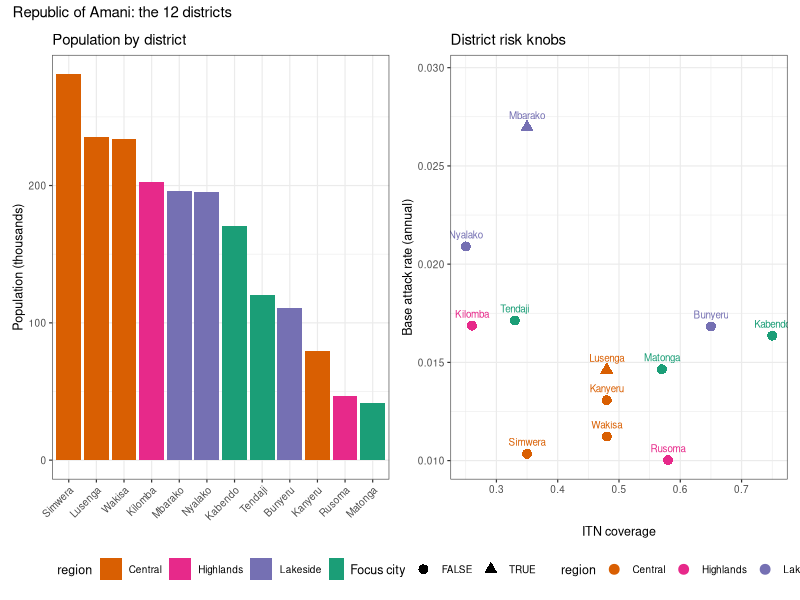
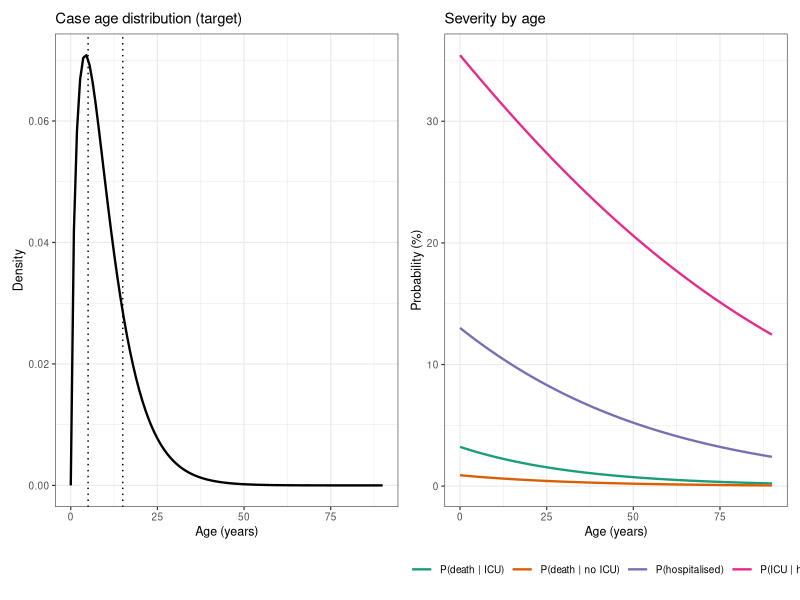

Generate these figures, in order, with R:
# 00_setting.R
#
# SHARED SETTING for the single malaria teaching scenario.
#
# Every generator (masters, genetics, analysis objects, trial) sources this file so
# that all datasets describe the SAME fictional world: geography, population, seasons
# and pathogen are defined once here.
#
# >>> ALL PLACE NAMES ARE FICTIONAL, invented for this teaching module. Any
# >>> resemblance to real places is coincidental. The data are entirely simulated.
#
# Scenario: endemic, seasonal malaria in the fictional Republic of Amani, a
# sub-Saharan setting. Transmission is rainfall-driven (with a lag); disease burden
# and severe outcomes fall most heavily on young children (acquired immunity with
# age); insecticide-treated bednet (ITN) coverage varies by district and reduces
# transmission. Surveillance runs across 12 districts over 5 years (2020-2025).
#
# Paths go through here::here(), so every script runs from anywhere in the project.
#
# Every script carries interleaved SANITY CHECKS (plots + summaries) so the
# scenario can be eyeballed as it is built. They are for the person running the
# script; nothing they produce is saved. They never touch the RNG, so the seeded
# outputs are byte-identical with or without them.
# ------------------------------------------------------------------------------

suppressPackageStartupMessages({
  library(dplyr); library(tidyr); library(ggplot2); library(patchwork); library(here)
})

# ---- sanity-check helpers ----------------------------------------------------
# no stray Rplots.pdf when run via Rscript -- but never clobber a device the
# caller already opened (e.g. pdf("sanity.pdf") to capture every plot to a file)
if (!interactive() && is.null(dev.list())) pdf(NULL)
theme_set(theme_bw(base_size = 9))
peek <- function(title) cat("\n---", title, "---\n")
region_cols <- c(North = "#1b9e77", Central = "#d95f02", Lakeside = "#7570b3", Highlands = "#e7298a")

# the staging area every generator writes to
stage_dir <- Sys.getenv("STAGE_DIR", unset = here("data-raw", "staged_data"))

# ---- global constants --------------------------------------------------------
SCENARIO_SEED  <- 2026L
n_years        <- 5L
weeks_per_year <- 52L
n_weeks        <- n_years * weeks_per_year          # 260
start_date     <- as.Date("2020-01-06")             # a Monday
scenario_t         <- seq_len(n_weeks)
scenario_week_start<- start_date + (scenario_t - 1) * 7
scenario_year      <- 2020L + (scenario_t - 1L) %/% weeks_per_year
scenario_week      <- (scenario_t - 1L) %% weeks_per_year + 1L

# ---- districts (2 are cities/focus sites) ------------------------------------
# region grouping: North, Central, Lakeside, Highlands
.set_seed <- function() set.seed(SCENARIO_SEED)
.set_seed()

districts <- tibble(
  district = c("Lusenga", "Mbarako", "Kanyeru", "Tendaji", "Nyalako", "Rusoma",
               "Kabendo", "Simwera", "Bunyeru", "Kilomba", "Matonga", "Wakisa"),
  region   = c("Central", "Lakeside", "Central", "North", "Lakeside", "Highlands",
               "North", "Central", "Lakeside", "Highlands", "North", "Central"),
  is_city  = c(TRUE, TRUE, rep(FALSE, 10))
) |>
  mutate(
    population       = round(runif(n(), 40000, 320000)),
    base_rate        = runif(n(), 0.010, 0.030),  # annual base malaria attack scaling
    bednet_coverage  = round(runif(n(), 0.25, 0.80), 2),  # ITN coverage (0-1)
    rain_baseline    = runif(n(), 40, 70),        # mm/week baseline (tropical)
    temp_baseline    = runif(n(), 22, 27)         # deg C annual mean
  )
n_dist <- nrow(districts)

# resistance-monitoring sentinel sites (subset of districts)
sentinel_sites <- c("Lusenga", "Mbarako", "Tendaji")

# ---- SANITY: the districts ---------------------------------------------------
peek("districts")
print(as.data.frame(districts), digits = 3)

p_pop <- districts |>
  mutate(district = reorder(district, -population)) |>
  ggplot(aes(district, population / 1000, fill = region)) +
  geom_col() +
  scale_fill_manual(values = region_cols) +
  labs(x = NULL, y = "Population (thousands)", title = "Population by district") +
  theme(axis.text.x = element_text(angle = 45, hjust = 1), legend.position = "bottom")

p_knobs <- ggplot(districts, aes(bednet_coverage, base_rate, colour = region)) +
  geom_point(aes(shape = is_city), size = 3) +
  geom_text(aes(label = district), vjust = -1, size = 2.5, show.legend = FALSE) +
  scale_colour_manual(values = region_cols) +
  scale_shape_manual(values = c(`FALSE` = 16, `TRUE` = 17)) +
  expand_limits(y = max(districts$base_rate) * 1.1) +
  labs(x = "ITN coverage", y = "Base attack rate (annual)", shape = "Focus city",
       title = "District risk knobs") +
  theme(legend.position = "bottom")

print(p_pop + p_knobs + plot_annotation(title = "Republic of Amani: the 12 districts"))

# ---- health facilities per district (IDs link to the line-list & maps) -------
facilities <- districts |>
  mutate(n_fac = pmax(2, round(population / 60000))) |>
  rowwise() |>
  mutate(fac = list(sprintf("%s_%02d", toupper(substr(district, 1, 3)), seq_len(n_fac)))) |>
  ungroup() |>
  select(district, fac) |>
  unnest(fac) |>
  rename(facility_id = fac)

peek("facilities per district")
print(table(facilities$district)[districts$district])

# ---- shared helpers ----------------------------------------------------------

# Age distribution of malaria CASES: strong pediatric peak (mode ~4y), adult tail.
sample_case_ages <- function(n) {
  a <- round(rgamma(n, shape = 1.7, scale = 6))
  a[a > 90] <- sample(70:90, sum(a > 90), replace = TRUE)
  pmin(pmax(a, 0), 99)
}

# Severity that DECREASES with age (young children most at risk from malaria).
p_hospitalised <- function(age) plogis(-1.9 - 0.02 * age)
p_icu_if_hosp  <- function(age) plogis(-0.6 - 0.015 * age)
p_death        <- function(age, icu) plogis(-4.7 - 0.03 * age + 1.3 * icu)

# ---- SANITY: the age and severity assumptions (deterministic curves) --------
peek("age / severity assumptions")
ages <- 0:90

p_age <- ggplot(data.frame(age = ages), aes(age)) +
  stat_function(fun = dgamma, args = list(shape = 1.7, scale = 6), linewidth = 0.8) +
  geom_vline(xintercept = c(5, 15), linetype = 3) +
  labs(x = "Age (years)", y = "Density", title = "Case age distribution (target)")

p_sev <- tibble(age = ages) |>
  mutate(`P(hospitalised)`  = p_hospitalised(age),
         `P(ICU | hosp)`    = p_icu_if_hosp(age),
         `P(death | no ICU)`= p_death(age, 0),
         `P(death | ICU)`   = p_death(age, 1)) |>
  pivot_longer(-age, names_to = "quantity", values_to = "p") |>
  ggplot(aes(age, 100 * p, colour = quantity)) +
  geom_line(linewidth = 0.8) +
  scale_colour_brewer(palette = "Dark2") +
  labs(x = "Age (years)", y = "Probability (%)", colour = NULL,
       title = "Severity by age") +
  theme(legend.position = "bottom")

print(p_age + p_sev)
cat(sprintf("Implied crude CFR at age 2 (no ICU): %.2f%%; at age 30: %.2f%%; ICU at age 2: %.1f%%\n",
            100 * p_death(2, 0), 100 * p_death(30, 0), 100 * p_death(2, 1)))

message("Setting loaded: Republic of Amani | ", n_dist, " districts | ",
        nrow(facilities), " facilities | ", n_weeks, " weeks")
